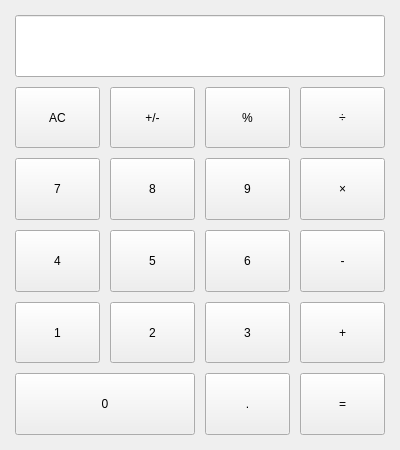
<?xml version="1.0" encoding="UTF-8"?>
<ui version="4.0">
 <class>Form</class>
 <widget class="QWidget" name="Form">
  <property name="geometry">
   <rect>
    <x>0</x>
    <y>0</y>
    <width>400</width>
    <height>450</height>
   </rect>
  </property>
  <property name="minimumSize">
   <size>
    <width>400</width>
    <height>450</height>
   </size>
  </property>
  <property name="windowTitle">
   <string>计算器</string>
  </property>
  <layout class="QGridLayout" name="gridLayout">
   <property name="leftMargin">
    <number>15</number>
   </property>
   <property name="topMargin">
    <number>15</number>
   </property>
   <property name="rightMargin">
    <number>15</number>
   </property>
   <property name="bottomMargin">
    <number>15</number>
   </property>
   <property name="spacing">
    <number>10</number>
   </property>
   <item row="1" column="3">
    <widget class="CaculatorButton" name="pushButton_4">
     <property name="sizePolicy">
      <sizepolicy hsizetype="Minimum" vsizetype="Expanding">
       <horstretch>0</horstretch>
       <verstretch>0</verstretch>
      </sizepolicy>
     </property>
     <property name="text">
      <string>÷</string>
     </property>
     <property name="checkable">
      <bool>true</bool>
     </property>
     <property name="autoExclusive">
      <bool>true</bool>
     </property>
     <property name="bg" stdset="0">
      <string>orange</string>
     </property>
     <property name="role" stdset="0">
      <string>operator</string>
     </property>
    </widget>
   </item>
   <item row="5" column="0" colspan="2">
    <widget class="CaculatorButton" name="pushButton_20">
     <property name="sizePolicy">
      <sizepolicy hsizetype="Minimum" vsizetype="Expanding">
       <horstretch>0</horstretch>
       <verstretch>0</verstretch>
      </sizepolicy>
     </property>
     <property name="text">
      <string>0</string>
     </property>
     <property name="checkable">
      <bool>true</bool>
     </property>
     <property name="autoExclusive">
      <bool>true</bool>
     </property>
     <property name="bg" stdset="0">
      <string>gray</string>
     </property>
     <property name="role" stdset="0">
      <string>num</string>
     </property>
    </widget>
   </item>
   <item row="1" column="1">
    <widget class="CaculatorButton" name="pushButton_2">
     <property name="sizePolicy">
      <sizepolicy hsizetype="Minimum" vsizetype="Expanding">
       <horstretch>0</horstretch>
       <verstretch>0</verstretch>
      </sizepolicy>
     </property>
     <property name="text">
      <string>+/-</string>
     </property>
     <property name="checkable">
      <bool>true</bool>
     </property>
     <property name="autoExclusive">
      <bool>true</bool>
     </property>
     <property name="bg" stdset="0">
      <string>lightgray</string>
     </property>
     <property name="role" stdset="0">
      <string>num</string>
     </property>
    </widget>
   </item>
   <item row="5" column="2">
    <widget class="CaculatorButton" name="pushButton_18">
     <property name="sizePolicy">
      <sizepolicy hsizetype="Minimum" vsizetype="Expanding">
       <horstretch>0</horstretch>
       <verstretch>0</verstretch>
      </sizepolicy>
     </property>
     <property name="text">
      <string>.</string>
     </property>
     <property name="checkable">
      <bool>true</bool>
     </property>
     <property name="autoExclusive">
      <bool>true</bool>
     </property>
     <property name="bg" stdset="0">
      <string>gray</string>
     </property>
     <property name="role" stdset="0">
      <string>num</string>
     </property>
    </widget>
   </item>
   <item row="3" column="1">
    <widget class="CaculatorButton" name="pushButton_11">
     <property name="sizePolicy">
      <sizepolicy hsizetype="Minimum" vsizetype="Expanding">
       <horstretch>0</horstretch>
       <verstretch>0</verstretch>
      </sizepolicy>
     </property>
     <property name="text">
      <string>5</string>
     </property>
     <property name="checkable">
      <bool>true</bool>
     </property>
     <property name="autoExclusive">
      <bool>true</bool>
     </property>
     <property name="bg" stdset="0">
      <string>gray</string>
     </property>
     <property name="role" stdset="0">
      <string>num</string>
     </property>
    </widget>
   </item>
   <item row="1" column="2">
    <widget class="CaculatorButton" name="pushButton_3">
     <property name="sizePolicy">
      <sizepolicy hsizetype="Minimum" vsizetype="Expanding">
       <horstretch>0</horstretch>
       <verstretch>0</verstretch>
      </sizepolicy>
     </property>
     <property name="text">
      <string>%</string>
     </property>
     <property name="checkable">
      <bool>true</bool>
     </property>
     <property name="autoExclusive">
      <bool>true</bool>
     </property>
     <property name="bg" stdset="0">
      <string>lightgray</string>
     </property>
     <property name="role" stdset="0">
      <string>num</string>
     </property>
    </widget>
   </item>
   <item row="3" column="3">
    <widget class="CaculatorButton" name="pushButton_9">
     <property name="sizePolicy">
      <sizepolicy hsizetype="Minimum" vsizetype="Expanding">
       <horstretch>0</horstretch>
       <verstretch>0</verstretch>
      </sizepolicy>
     </property>
     <property name="text">
      <string>-</string>
     </property>
     <property name="checkable">
      <bool>true</bool>
     </property>
     <property name="autoExclusive">
      <bool>true</bool>
     </property>
     <property name="bg" stdset="0">
      <string>orange</string>
     </property>
     <property name="role" stdset="0">
      <string>operator</string>
     </property>
    </widget>
   </item>
   <item row="4" column="0">
    <widget class="CaculatorButton" name="pushButton_16">
     <property name="sizePolicy">
      <sizepolicy hsizetype="Minimum" vsizetype="Expanding">
       <horstretch>0</horstretch>
       <verstretch>0</verstretch>
      </sizepolicy>
     </property>
     <property name="text">
      <string>1</string>
     </property>
     <property name="checkable">
      <bool>true</bool>
     </property>
     <property name="autoExclusive">
      <bool>true</bool>
     </property>
     <property name="bg" stdset="0">
      <string>gray</string>
     </property>
     <property name="role" stdset="0">
      <string>num</string>
     </property>
    </widget>
   </item>
   <item row="2" column="3">
    <widget class="CaculatorButton" name="pushButton_5">
     <property name="sizePolicy">
      <sizepolicy hsizetype="Minimum" vsizetype="Expanding">
       <horstretch>0</horstretch>
       <verstretch>0</verstretch>
      </sizepolicy>
     </property>
     <property name="text">
      <string>×</string>
     </property>
     <property name="checkable">
      <bool>true</bool>
     </property>
     <property name="autoExclusive">
      <bool>true</bool>
     </property>
     <property name="bg" stdset="0">
      <string>orange</string>
     </property>
     <property name="role" stdset="0">
      <string>operator</string>
     </property>
    </widget>
   </item>
   <item row="2" column="2">
    <widget class="CaculatorButton" name="pushButton_6">
     <property name="sizePolicy">
      <sizepolicy hsizetype="Minimum" vsizetype="Expanding">
       <horstretch>0</horstretch>
       <verstretch>0</verstretch>
      </sizepolicy>
     </property>
     <property name="text">
      <string>9</string>
     </property>
     <property name="checkable">
      <bool>true</bool>
     </property>
     <property name="autoExclusive">
      <bool>true</bool>
     </property>
     <property name="bg" stdset="0">
      <string>gray</string>
     </property>
     <property name="role" stdset="0">
      <string>num</string>
     </property>
    </widget>
   </item>
   <item row="2" column="1">
    <widget class="CaculatorButton" name="pushButton_7">
     <property name="sizePolicy">
      <sizepolicy hsizetype="Minimum" vsizetype="Expanding">
       <horstretch>0</horstretch>
       <verstretch>0</verstretch>
      </sizepolicy>
     </property>
     <property name="text">
      <string>8</string>
     </property>
     <property name="checkable">
      <bool>true</bool>
     </property>
     <property name="autoExclusive">
      <bool>true</bool>
     </property>
     <property name="bg" stdset="0">
      <string>gray</string>
     </property>
     <property name="role" stdset="0">
      <string>num</string>
     </property>
    </widget>
   </item>
   <item row="1" column="0">
    <widget class="CaculatorButton" name="pushButton">
     <property name="sizePolicy">
      <sizepolicy hsizetype="Minimum" vsizetype="Expanding">
       <horstretch>0</horstretch>
       <verstretch>0</verstretch>
      </sizepolicy>
     </property>
     <property name="text">
      <string>AC</string>
     </property>
     <property name="checkable">
      <bool>true</bool>
     </property>
     <property name="autoExclusive">
      <bool>true</bool>
     </property>
     <property name="bg" stdset="0">
      <string>lightgray</string>
     </property>
     <property name="role" stdset="0">
      <string>clear</string>
     </property>
    </widget>
   </item>
   <item row="3" column="0">
    <widget class="CaculatorButton" name="pushButton_12">
     <property name="sizePolicy">
      <sizepolicy hsizetype="Minimum" vsizetype="Expanding">
       <horstretch>0</horstretch>
       <verstretch>0</verstretch>
      </sizepolicy>
     </property>
     <property name="text">
      <string>4</string>
     </property>
     <property name="checkable">
      <bool>true</bool>
     </property>
     <property name="autoExclusive">
      <bool>true</bool>
     </property>
     <property name="bg" stdset="0">
      <string>gray</string>
     </property>
     <property name="role" stdset="0">
      <string>num</string>
     </property>
    </widget>
   </item>
   <item row="4" column="1">
    <widget class="CaculatorButton" name="pushButton_15">
     <property name="sizePolicy">
      <sizepolicy hsizetype="Minimum" vsizetype="Expanding">
       <horstretch>0</horstretch>
       <verstretch>0</verstretch>
      </sizepolicy>
     </property>
     <property name="text">
      <string>2</string>
     </property>
     <property name="checkable">
      <bool>true</bool>
     </property>
     <property name="autoExclusive">
      <bool>true</bool>
     </property>
     <property name="bg" stdset="0">
      <string>gray</string>
     </property>
     <property name="role" stdset="0">
      <string>num</string>
     </property>
    </widget>
   </item>
   <item row="4" column="3">
    <widget class="CaculatorButton" name="pushButton_13">
     <property name="sizePolicy">
      <sizepolicy hsizetype="Minimum" vsizetype="Expanding">
       <horstretch>0</horstretch>
       <verstretch>0</verstretch>
      </sizepolicy>
     </property>
     <property name="text">
      <string>+</string>
     </property>
     <property name="checkable">
      <bool>true</bool>
     </property>
     <property name="autoExclusive">
      <bool>true</bool>
     </property>
     <property name="bg" stdset="0">
      <string>orange</string>
     </property>
     <property name="role" stdset="0">
      <string>operator</string>
     </property>
    </widget>
   </item>
   <item row="4" column="2">
    <widget class="CaculatorButton" name="pushButton_14">
     <property name="sizePolicy">
      <sizepolicy hsizetype="Minimum" vsizetype="Expanding">
       <horstretch>0</horstretch>
       <verstretch>0</verstretch>
      </sizepolicy>
     </property>
     <property name="text">
      <string>3</string>
     </property>
     <property name="checkable">
      <bool>true</bool>
     </property>
     <property name="autoExclusive">
      <bool>true</bool>
     </property>
     <property name="bg" stdset="0">
      <string>gray</string>
     </property>
     <property name="role" stdset="0">
      <string>num</string>
     </property>
    </widget>
   </item>
   <item row="0" column="0" colspan="4">
    <widget class="QLineEdit" name="lineEdit">
     <property name="sizePolicy">
      <sizepolicy hsizetype="Expanding" vsizetype="Expanding">
       <horstretch>0</horstretch>
       <verstretch>0</verstretch>
      </sizepolicy>
     </property>
     <property name="minimumSize">
      <size>
       <width>0</width>
       <height>60</height>
      </size>
     </property>
     <property name="font">
      <font>
       <family>楷体</family>
       <pointsize>25</pointsize>
       <weight>75</weight>
       <bold>true</bold>
      </font>
     </property>
     <property name="alignment">
      <set>Qt::AlignRight|Qt::AlignTrailing|Qt::AlignVCenter</set>
     </property>
     <property name="readOnly">
      <bool>true</bool>
     </property>
    </widget>
   </item>
   <item row="3" column="2">
    <widget class="CaculatorButton" name="pushButton_10">
     <property name="sizePolicy">
      <sizepolicy hsizetype="Minimum" vsizetype="Expanding">
       <horstretch>0</horstretch>
       <verstretch>0</verstretch>
      </sizepolicy>
     </property>
     <property name="text">
      <string>6</string>
     </property>
     <property name="checkable">
      <bool>true</bool>
     </property>
     <property name="autoExclusive">
      <bool>true</bool>
     </property>
     <property name="bg" stdset="0">
      <string>gray</string>
     </property>
     <property name="role" stdset="0">
      <string>num</string>
     </property>
    </widget>
   </item>
   <item row="2" column="0">
    <widget class="CaculatorButton" name="pushButton_8">
     <property name="sizePolicy">
      <sizepolicy hsizetype="Minimum" vsizetype="Expanding">
       <horstretch>0</horstretch>
       <verstretch>0</verstretch>
      </sizepolicy>
     </property>
     <property name="text">
      <string>7</string>
     </property>
     <property name="checkable">
      <bool>true</bool>
     </property>
     <property name="autoExclusive">
      <bool>true</bool>
     </property>
     <property name="bg" stdset="0">
      <string>gray</string>
     </property>
     <property name="role" stdset="0">
      <string>num</string>
     </property>
    </widget>
   </item>
   <item row="5" column="3">
    <widget class="CaculatorButton" name="pushButton_17">
     <property name="sizePolicy">
      <sizepolicy hsizetype="Minimum" vsizetype="Expanding">
       <horstretch>0</horstretch>
       <verstretch>0</verstretch>
      </sizepolicy>
     </property>
     <property name="text">
      <string>=</string>
     </property>
     <property name="checkable">
      <bool>true</bool>
     </property>
     <property name="autoExclusive">
      <bool>true</bool>
     </property>
     <property name="bg" stdset="0">
      <string>equal</string>
     </property>
     <property name="role" stdset="0">
      <string>caculate</string>
     </property>
    </widget>
   </item>
  </layout>
 </widget>
 <customwidgets>
  <customwidget>
   <class>CaculatorButton</class>
   <extends>QPushButton</extends>
   <header location="global">caculator_btn</header>
   <slots>
    <signal>key_pressed()</signal>
   </slots>
  </customwidget>
 </customwidgets>
 <resources/>
 <connections>
  <connection>
   <sender>pushButton</sender>
   <signal>key_pressed()</signal>
   <receiver>Form</receiver>
   <slot>get_key()</slot>
   <hints>
    <hint type="sourcelabel">
     <x>56</x>
     <y>122</y>
    </hint>
    <hint type="destinationlabel">
     <x>-50</x>
     <y>116</y>
    </hint>
   </hints>
  </connection>
  <connection>
   <sender>pushButton_2</sender>
   <signal>key_pressed()</signal>
   <receiver>Form</receiver>
   <slot>get_key()</slot>
   <hints>
    <hint type="sourcelabel">
     <x>169</x>
     <y>122</y>
    </hint>
    <hint type="destinationlabel">
     <x>448</x>
     <y>100</y>
    </hint>
   </hints>
  </connection>
  <connection>
   <sender>pushButton_3</sender>
   <signal>key_pressed()</signal>
   <receiver>Form</receiver>
   <slot>get_key()</slot>
   <hints>
    <hint type="sourcelabel">
     <x>247</x>
     <y>128</y>
    </hint>
    <hint type="destinationlabel">
     <x>823</x>
     <y>127</y>
    </hint>
   </hints>
  </connection>
  <connection>
   <sender>pushButton_4</sender>
   <signal>key_pressed()</signal>
   <receiver>Form</receiver>
   <slot>get_key()</slot>
   <hints>
    <hint type="sourcelabel">
     <x>354</x>
     <y>116</y>
    </hint>
    <hint type="destinationlabel">
     <x>741</x>
     <y>140</y>
    </hint>
   </hints>
  </connection>
  <connection>
   <sender>pushButton_8</sender>
   <signal>key_pressed()</signal>
   <receiver>Form</receiver>
   <slot>get_key()</slot>
   <hints>
    <hint type="sourcelabel">
     <x>69</x>
     <y>196</y>
    </hint>
    <hint type="destinationlabel">
     <x>-126</x>
     <y>184</y>
    </hint>
   </hints>
  </connection>
  <connection>
   <sender>pushButton_7</sender>
   <signal>key_pressed()</signal>
   <receiver>Form</receiver>
   <slot>get_key()</slot>
   <hints>
    <hint type="sourcelabel">
     <x>164</x>
     <y>169</y>
    </hint>
    <hint type="destinationlabel">
     <x>509</x>
     <y>172</y>
    </hint>
   </hints>
  </connection>
  <connection>
   <sender>pushButton_6</sender>
   <signal>key_pressed()</signal>
   <receiver>Form</receiver>
   <slot>get_key()</slot>
   <hints>
    <hint type="sourcelabel">
     <x>262</x>
     <y>186</y>
    </hint>
    <hint type="destinationlabel">
     <x>561</x>
     <y>190</y>
    </hint>
   </hints>
  </connection>
  <connection>
   <sender>pushButton_5</sender>
   <signal>key_pressed()</signal>
   <receiver>Form</receiver>
   <slot>get_key()</slot>
   <hints>
    <hint type="sourcelabel">
     <x>332</x>
     <y>201</y>
    </hint>
    <hint type="destinationlabel">
     <x>687</x>
     <y>203</y>
    </hint>
   </hints>
  </connection>
  <connection>
   <sender>pushButton_12</sender>
   <signal>key_pressed()</signal>
   <receiver>Form</receiver>
   <slot>get_key()</slot>
   <hints>
    <hint type="sourcelabel">
     <x>55</x>
     <y>255</y>
    </hint>
    <hint type="destinationlabel">
     <x>-85</x>
     <y>261</y>
    </hint>
   </hints>
  </connection>
  <connection>
   <sender>pushButton_11</sender>
   <signal>key_pressed()</signal>
   <receiver>Form</receiver>
   <slot>get_key()</slot>
   <hints>
    <hint type="sourcelabel">
     <x>165</x>
     <y>246</y>
    </hint>
    <hint type="destinationlabel">
     <x>568</x>
     <y>242</y>
    </hint>
   </hints>
  </connection>
  <connection>
   <sender>pushButton_10</sender>
   <signal>key_pressed()</signal>
   <receiver>Form</receiver>
   <slot>get_key()</slot>
   <hints>
    <hint type="sourcelabel">
     <x>255</x>
     <y>257</y>
    </hint>
    <hint type="destinationlabel">
     <x>498</x>
     <y>257</y>
    </hint>
   </hints>
  </connection>
  <connection>
   <sender>pushButton_9</sender>
   <signal>key_pressed()</signal>
   <receiver>Form</receiver>
   <slot>get_key()</slot>
   <hints>
    <hint type="sourcelabel">
     <x>325</x>
     <y>273</y>
    </hint>
    <hint type="destinationlabel">
     <x>674</x>
     <y>273</y>
    </hint>
   </hints>
  </connection>
  <connection>
   <sender>pushButton_16</sender>
   <signal>key_pressed()</signal>
   <receiver>Form</receiver>
   <slot>get_key()</slot>
   <hints>
    <hint type="sourcelabel">
     <x>75</x>
     <y>328</y>
    </hint>
    <hint type="destinationlabel">
     <x>-132</x>
     <y>334</y>
    </hint>
   </hints>
  </connection>
  <connection>
   <sender>pushButton_15</sender>
   <signal>key_pressed()</signal>
   <receiver>Form</receiver>
   <slot>get_key()</slot>
   <hints>
    <hint type="sourcelabel">
     <x>157</x>
     <y>331</y>
    </hint>
    <hint type="destinationlabel">
     <x>434</x>
     <y>311</y>
    </hint>
   </hints>
  </connection>
  <connection>
   <sender>pushButton_14</sender>
   <signal>key_pressed()</signal>
   <receiver>Form</receiver>
   <slot>get_key()</slot>
   <hints>
    <hint type="sourcelabel">
     <x>256</x>
     <y>322</y>
    </hint>
    <hint type="destinationlabel">
     <x>514</x>
     <y>326</y>
    </hint>
   </hints>
  </connection>
  <connection>
   <sender>pushButton_13</sender>
   <signal>key_pressed()</signal>
   <receiver>Form</receiver>
   <slot>get_key()</slot>
   <hints>
    <hint type="sourcelabel">
     <x>336</x>
     <y>341</y>
    </hint>
    <hint type="destinationlabel">
     <x>568</x>
     <y>343</y>
    </hint>
   </hints>
  </connection>
  <connection>
   <sender>pushButton_20</sender>
   <signal>key_pressed()</signal>
   <receiver>Form</receiver>
   <slot>get_key()</slot>
   <hints>
    <hint type="sourcelabel">
     <x>119</x>
     <y>405</y>
    </hint>
    <hint type="destinationlabel">
     <x>-79</x>
     <y>400</y>
    </hint>
   </hints>
  </connection>
  <connection>
   <sender>pushButton_18</sender>
   <signal>key_pressed()</signal>
   <receiver>Form</receiver>
   <slot>get_key()</slot>
   <hints>
    <hint type="sourcelabel">
     <x>243</x>
     <y>397</y>
    </hint>
    <hint type="destinationlabel">
     <x>507</x>
     <y>391</y>
    </hint>
   </hints>
  </connection>
  <connection>
   <sender>pushButton_17</sender>
   <signal>key_pressed()</signal>
   <receiver>Form</receiver>
   <slot>get_key()</slot>
   <hints>
    <hint type="sourcelabel">
     <x>351</x>
     <y>413</y>
    </hint>
    <hint type="destinationlabel">
     <x>745</x>
     <y>396</y>
    </hint>
   </hints>
  </connection>
 </connections>
 <slots>
  <slot>get_key()</slot>
 </slots>
</ui>
